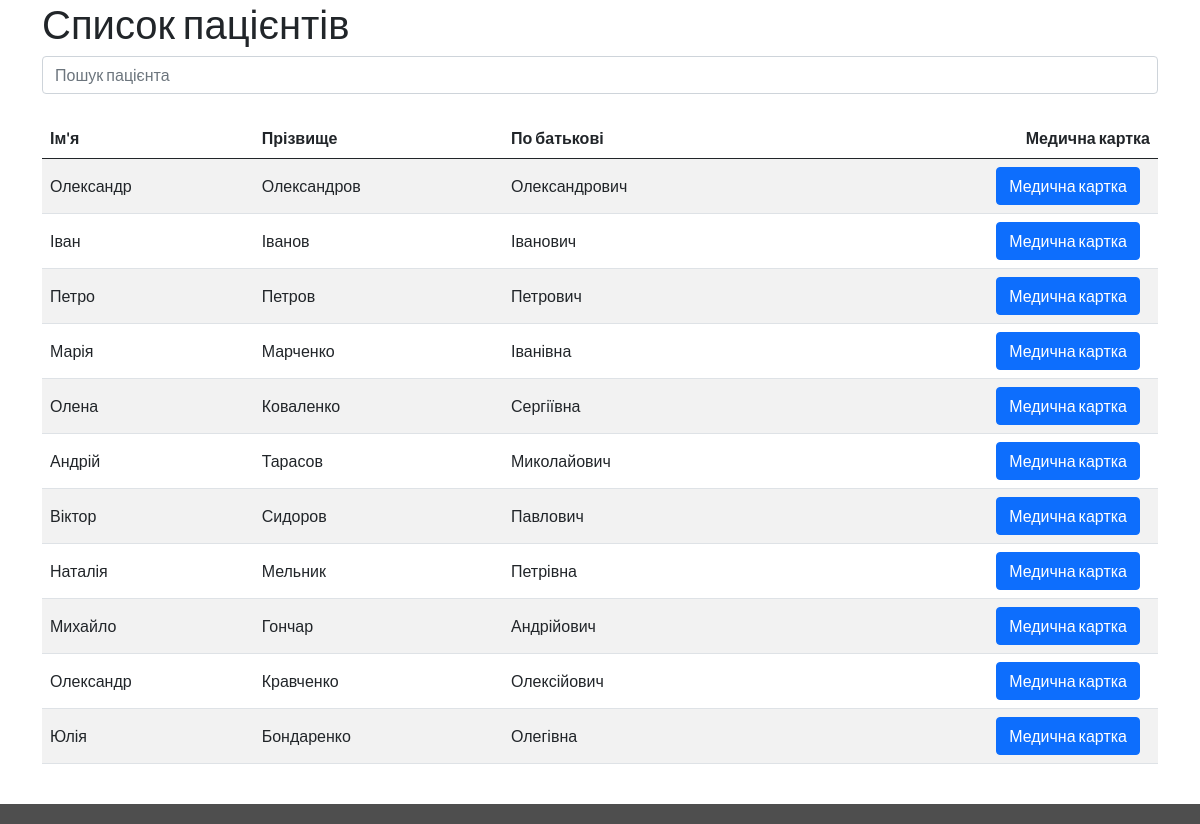
Screenshot of /patientchoose.php (signed in) with the database file from the repository.
### tables this page shows
CREATE TABLE `users` (
  `id` int NOT NULL,
  `login` varchar(100) NOT NULL,
  `name` varchar(100) NOT NULL,
  `sname` varchar(500) NOT NULL,
  `lname` varchar(100) NOT NULL,
  `password` varchar(100) NOT NULL,
  `city` varchar(100) NOT NULL,
  `role` varchar(500) NOT NULL
);

### patientchoose.php (the view, shortened to what this page needs)
<?php
$link = mysqli_connect("localhost", "root", "", "likari");
$users_query = "SELECT id, name, sname, lname FROM users WHERE role='пацієнт'";
$users_result = mysqli_query($link, $users_query);
$users = mysqli_fetch_all($users_result, MYSQLI_ASSOC);
?>
<!DOCTYPE html>
<html lang="en">
<head>
    <link rel="stylesheet" href="style/styles.css">
    <link rel="stylesheet" href="https://use.fontawesome.com/releases/v5.7.2/css/all.css">
    <link href="https://cdn.jsdelivr.net/npm/bootstrap@5.0.2/dist/css/bootstrap.min.css" rel="stylesheet">
    <link href="https://cdn.jsdelivr.net/npm/select2@4.1.0-rc.0/dist/css/select2.min.css" rel="stylesheet" />
</head>
<body>
<div mt="150px" class="container">
    <h1>Список пацієнтів</h1>
    <input class="form-control mb-4" id="tableSearch" type="text" placeholder="Пошук пацієнта">
    <table class="table table-striped">
        <thead>
        <tr>
            <th>Ім'я</th>
            <th>Прізвище</th>
            <th>По батькові</th>
            <th class="text-right">Медична картка</th>
        </tr>
        </thead>
        <tbody id="myTable">
        <?php foreach ($users as $user) {
            echo "<tr>
                        <td>{$user['name']}</td>
                        <td>{$user['sname']}</td>
                        <td>{$user['lname']}</td>
                        <td class='text-right'><a href='patientrecord.php?id={$user['id']}' class='btn btn-primary'>Медична картка</a></td>
                      </tr>";
        } ?>
        </tbody>
    </table>
</div>
<footer></footer>
</body>
</html>

### styles.css (style rules this page uses)
* { margin: 0; padding: 0; box-sizing: border-box; font-family: 'Lato', sans-serif; text-decoration: none; color: unset; }
footer { display: grid; grid-gap: 5px; padding: 10px 10%; background-color: #4e4e4e; color: #FFF; bottom: 0; width: 100%; margin-top: 40px; }

### patientchoose.php (style rules this page uses)
.table th, .table td { vertical-align: middle; }
.text-right { text-align: right; }
.btn-primary { margin-right: 10px; }

### rows the page displays
users: name "Олександр", sname "Олександров", lname "Олександрович"
users: name "Іван", sname "Іванов", lname "Іванович"
users: name "Петро", sname "Петров", lname "Петрович"
users: name "Марія", sname "Марченко", lname "Іванівна"
users: name "Олена", sname "Коваленко", lname "Сергіївна"
users: name "Андрій", sname "Тарасов", lname "Миколайович"
users: name "Віктор", sname "Сидоров", lname "Павлович"
users: name "Наталія", sname "Мельник", lname "Петрівна"
users: name "Михайло", sname "Гончар", lname "Андрійович"
users: name "Олександр", sname "Кравченко", lname "Олексійович"
users: name "Юлія", sname "Бондаренко", lname "Олегівна"
